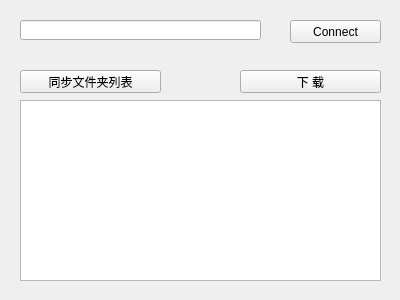
<?xml version="1.0" encoding="UTF-8"?>
<ui version="4.0">
 <class>Client</class>
 <widget class="QWidget" name="Client">
  <property name="geometry">
   <rect>
    <x>0</x>
    <y>0</y>
    <width>400</width>
    <height>300</height>
   </rect>
  </property>
  <property name="windowTitle">
   <string>Client</string>
  </property>
  <widget class="QLineEdit" name="server_address">
   <property name="geometry">
    <rect>
     <x>20</x>
     <y>20</y>
     <width>241</width>
     <height>20</height>
    </rect>
   </property>
   <property name="text">
    <string/>
   </property>
  </widget>
  <widget class="QPushButton" name="connect_button">
   <property name="geometry">
    <rect>
     <x>290</x>
     <y>20</y>
     <width>91</width>
     <height>23</height>
    </rect>
   </property>
   <property name="text">
    <string>Connect</string>
   </property>
  </widget>
  <widget class="QPushButton" name="sync_button">
   <property name="geometry">
    <rect>
     <x>20</x>
     <y>70</y>
     <width>141</width>
     <height>23</height>
    </rect>
   </property>
   <property name="text">
    <string>同步文件夹列表</string>
   </property>
  </widget>
  <widget class="QPushButton" name="download_button">
   <property name="geometry">
    <rect>
     <x>240</x>
     <y>70</y>
     <width>141</width>
     <height>23</height>
    </rect>
   </property>
   <property name="text">
    <string>下 载</string>
   </property>
  </widget>
  <widget class="QLabel" name="state_label">
   <property name="geometry">
    <rect>
     <x>20</x>
     <y>50</y>
     <width>301</width>
     <height>16</height>
    </rect>
   </property>
   <property name="text">
    <string/>
   </property>
  </widget>
  <widget class="QListWidget" name="file_listwidget">
   <property name="geometry">
    <rect>
     <x>20</x>
     <y>100</y>
     <width>361</width>
     <height>181</height>
    </rect>
   </property>
  </widget>
 </widget>
 <layoutdefault spacing="6" margin="11"/>
 <resources/>
 <connections>
  <connection>
   <sender>connect_button</sender>
   <signal>clicked()</signal>
   <receiver>Client</receiver>
   <slot>connect_server()</slot>
   <hints>
    <hint type="sourcelabel">
     <x>339</x>
     <y>33</y>
    </hint>
    <hint type="destinationlabel">
     <x>339</x>
     <y>50</y>
    </hint>
   </hints>
  </connection>
 </connections>
 <slots>
  <slot>connect_server()</slot>
 </slots>
</ui>
